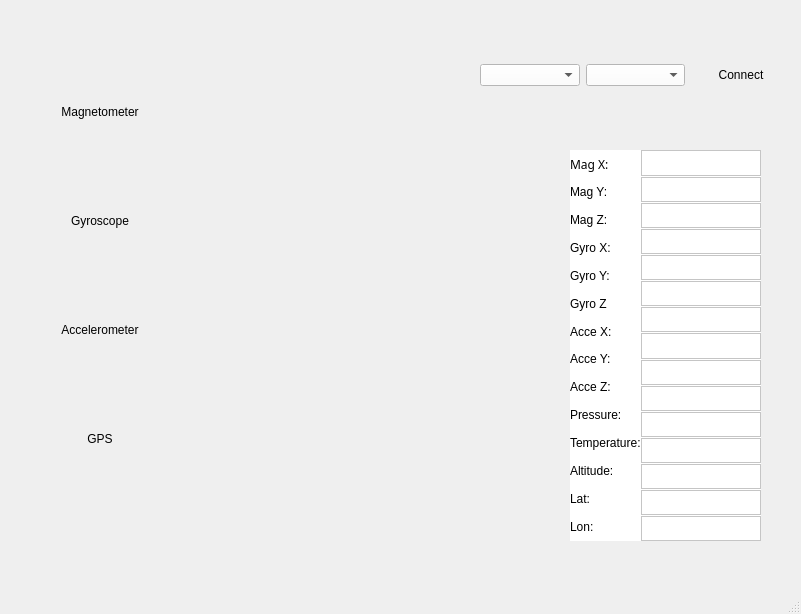
<?xml version="1.0" encoding="UTF-8"?>
<ui version="4.0">
 <class>MainWindow</class>
 <widget class="QMainWindow" name="MainWindow">
  <property name="geometry">
   <rect>
    <x>0</x>
    <y>0</y>
    <width>801</width>
    <height>614</height>
   </rect>
  </property>
  <property name="windowTitle">
   <string>MainWindow</string>
  </property>
  <widget class="QWidget" name="centralwidget">
   <widget class="QWidget" name="verticalLayoutWidget">
    <property name="geometry">
     <rect>
      <x>20</x>
      <y>20</y>
      <width>160</width>
      <height>511</height>
     </rect>
    </property>
    <layout class="QVBoxLayout" name="verticalLayout">
     <item>
      <widget class="QPushButton" name="pB_1">
       <property name="enabled">
        <bool>true</bool>
       </property>
       <property name="autoFillBackground">
        <bool>false</bool>
       </property>
       <property name="styleSheet">
        <string notr="true">background-color: rgb(255, 255, 255);</string>
       </property>
       <property name="text">
        <string>Magnetometer</string>
       </property>
       <property name="icon">
        <iconset>
         <normaloff>brujula.png</normaloff>brujula.png</iconset>
       </property>
       <property name="iconSize">
        <size>
         <width>40</width>
         <height>60</height>
        </size>
       </property>
       <property name="checkable">
        <bool>false</bool>
       </property>
       <property name="autoRepeat">
        <bool>false</bool>
       </property>
       <property name="default">
        <bool>false</bool>
       </property>
       <property name="flat">
        <bool>true</bool>
       </property>
      </widget>
     </item>
     <item>
      <widget class="QPushButton" name="pB_2">
       <property name="layoutDirection">
        <enum>Qt::LeftToRight</enum>
       </property>
       <property name="autoFillBackground">
        <bool>false</bool>
       </property>
       <property name="styleSheet">
        <string notr="true">background-color: rgb(255, 255, 255);</string>
       </property>
       <property name="text">
        <string>Gyroscope</string>
       </property>
       <property name="icon">
        <iconset>
         <normaloff>rotacion.png</normaloff>rotacion.png</iconset>
       </property>
       <property name="iconSize">
        <size>
         <width>40</width>
         <height>60</height>
        </size>
       </property>
       <property name="flat">
        <bool>true</bool>
       </property>
      </widget>
     </item>
     <item>
      <widget class="QPushButton" name="pB_3">
       <property name="text">
        <string>Accelerometer</string>
       </property>
       <property name="icon">
        <iconset>
         <normaloff>sistema.png</normaloff>sistema.png</iconset>
       </property>
       <property name="iconSize">
        <size>
         <width>40</width>
         <height>60</height>
        </size>
       </property>
       <property name="flat">
        <bool>true</bool>
       </property>
      </widget>
     </item>
     <item>
      <widget class="QPushButton" name="pushButton_4">
       <property name="text">
        <string>GPS</string>
       </property>
       <property name="icon">
        <iconset>
         <normaloff>gps.png</normaloff>gps.png</iconset>
       </property>
       <property name="iconSize">
        <size>
         <width>40</width>
         <height>60</height>
        </size>
       </property>
       <property name="flat">
        <bool>true</bool>
       </property>
      </widget>
     </item>
    </layout>
   </widget>
   <widget class="QWidget" name="horizontalLayoutWidget">
    <property name="geometry">
     <rect>
      <x>480</x>
      <y>10</y>
      <width>311</width>
      <height>131</height>
     </rect>
    </property>
    <layout class="QHBoxLayout" name="horizontalLayout">
     <item>
      <widget class="QComboBox" name="comboBox_2">
       <property name="styleSheet">
        <string notr="true">background-color: rgb(255, 255, 255);</string>
       </property>
      </widget>
     </item>
     <item>
      <widget class="QComboBox" name="comboBox">
       <property name="styleSheet">
        <string notr="true">background-color: rgb(255, 255, 255);</string>
       </property>
      </widget>
     </item>
     <item>
      <widget class="QPushButton" name="pushButton">
       <property name="text">
        <string>Connect</string>
       </property>
       <property name="icon">
        <iconset>
         <normaloff>conectar.png</normaloff>conectar.png</iconset>
       </property>
       <property name="flat">
        <bool>true</bool>
       </property>
      </widget>
     </item>
    </layout>
   </widget>
   <widget class="QWidget" name="horizontalGroupBox_2" native="true">
    <property name="geometry">
     <rect>
      <x>570</x>
      <y>150</y>
      <width>191</width>
      <height>391</height>
     </rect>
    </property>
    <property name="tabletTracking">
     <bool>false</bool>
    </property>
    <property name="contextMenuPolicy">
     <enum>Qt::DefaultContextMenu</enum>
    </property>
    <property name="layoutDirection">
     <enum>Qt::LeftToRight</enum>
    </property>
    <property name="autoFillBackground">
     <bool>false</bool>
    </property>
    <property name="styleSheet">
     <string notr="true">background-color: rgb(255, 255, 255);</string>
    </property>
    <layout class="QHBoxLayout" name="horizontalLayout_2">
     <property name="spacing">
      <number>0</number>
     </property>
     <property name="sizeConstraint">
      <enum>QLayout::SetNoConstraint</enum>
     </property>
     <item>
      <layout class="QVBoxLayout" name="verticalLayout_2" stretch="0,0,0,0,0,0,0,0,0,0,0,0,0,0">
       <property name="spacing">
        <number>0</number>
       </property>
       <property name="sizeConstraint">
        <enum>QLayout::SetDefaultConstraint</enum>
       </property>
       <item>
        <widget class="QLabel" name="label">
         <property name="font">
          <font>
           <family>Segoe UI Variable Small</family>
           <pointsize>9</pointsize>
          </font>
         </property>
         <property name="text">
          <string>Mag X:</string>
         </property>
        </widget>
       </item>
       <item>
        <widget class="QLabel" name="label_2">
         <property name="text">
          <string>Mag Y:</string>
         </property>
        </widget>
       </item>
       <item>
        <widget class="QLabel" name="label_3">
         <property name="text">
          <string>Mag Z:</string>
         </property>
        </widget>
       </item>
       <item>
        <widget class="QLabel" name="label_4">
         <property name="text">
          <string>Gyro X:</string>
         </property>
        </widget>
       </item>
       <item>
        <widget class="QLabel" name="label_12">
         <property name="text">
          <string>Gyro Y:</string>
         </property>
        </widget>
       </item>
       <item>
        <widget class="QLabel" name="label_5">
         <property name="text">
          <string>Gyro Z</string>
         </property>
        </widget>
       </item>
       <item>
        <widget class="QLabel" name="label_11">
         <property name="text">
          <string>Acce X:</string>
         </property>
        </widget>
       </item>
       <item>
        <widget class="QLabel" name="label_6">
         <property name="text">
          <string>Acce Y:</string>
         </property>
        </widget>
       </item>
       <item>
        <widget class="QLabel" name="label_8">
         <property name="text">
          <string>Acce Z:</string>
         </property>
        </widget>
       </item>
       <item>
        <widget class="QLabel" name="label_9">
         <property name="text">
          <string>Pressure:</string>
         </property>
        </widget>
       </item>
       <item>
        <widget class="QLabel" name="label_7">
         <property name="text">
          <string>Temperature:</string>
         </property>
        </widget>
       </item>
       <item>
        <widget class="QLabel" name="label_13">
         <property name="text">
          <string>Altitude:</string>
         </property>
        </widget>
       </item>
       <item>
        <widget class="QLabel" name="label_14">
         <property name="text">
          <string>Lat:</string>
         </property>
        </widget>
       </item>
       <item>
        <widget class="QLabel" name="label_10">
         <property name="text">
          <string>Lon:</string>
         </property>
        </widget>
       </item>
      </layout>
     </item>
     <item>
      <layout class="QVBoxLayout" name="verticalLayout_4">
       <property name="spacing">
        <number>1</number>
       </property>
       <item>
        <widget class="QTextEdit" name="textEdit_10"/>
       </item>
       <item>
        <widget class="QTextEdit" name="textEdit_6"/>
       </item>
       <item>
        <widget class="QTextEdit" name="textEdit_4"/>
       </item>
       <item>
        <widget class="QTextEdit" name="textEdit"/>
       </item>
       <item>
        <widget class="QTextEdit" name="textEdit_5"/>
       </item>
       <item>
        <widget class="QTextEdit" name="textEdit_12"/>
       </item>
       <item>
        <widget class="QTextEdit" name="textEdit_3"/>
       </item>
       <item>
        <widget class="QTextEdit" name="textEdit_2"/>
       </item>
       <item>
        <widget class="QTextEdit" name="textEdit_11"/>
       </item>
       <item>
        <widget class="QTextEdit" name="textEdit_8"/>
       </item>
       <item>
        <widget class="QTextEdit" name="textEdit_7"/>
       </item>
       <item>
        <widget class="QTextEdit" name="textEdit_13"/>
       </item>
       <item>
        <widget class="QTextEdit" name="textEdit_9"/>
       </item>
       <item>
        <widget class="QTextEdit" name="textEdit_14">
         <property name="enabled">
          <bool>true</bool>
         </property>
        </widget>
       </item>
       <item>
        <widget class="QTextEdit" name="textEdit_15"/>
       </item>
      </layout>
     </item>
    </layout>
   </widget>
   <widget class="QLabel" name="label_15">
    <property name="geometry">
     <rect>
      <x>-20</x>
      <y>0</y>
      <width>822</width>
      <height>581</height>
     </rect>
    </property>
    <property name="sizeIncrement">
     <size>
      <width>1</width>
      <height>1</height>
     </size>
    </property>
    <property name="text">
     <string/>
    </property>
    <property name="pixmap">
     <pixmap>fondo.jpg</pixmap>
    </property>
    <property name="scaledContents">
     <bool>true</bool>
    </property>
   </widget>
   <zorder>label_15</zorder>
   <zorder>verticalLayoutWidget</zorder>
   <zorder>horizontalLayoutWidget</zorder>
   <zorder>horizontalGroupBox_2</zorder>
  </widget>
  <widget class="QMenuBar" name="menubar">
   <property name="geometry">
    <rect>
     <x>0</x>
     <y>0</y>
     <width>801</width>
     <height>22</height>
    </rect>
   </property>
  </widget>
  <widget class="QStatusBar" name="statusbar"/>
 </widget>
 <resources/>
 <connections/>
</ui>
